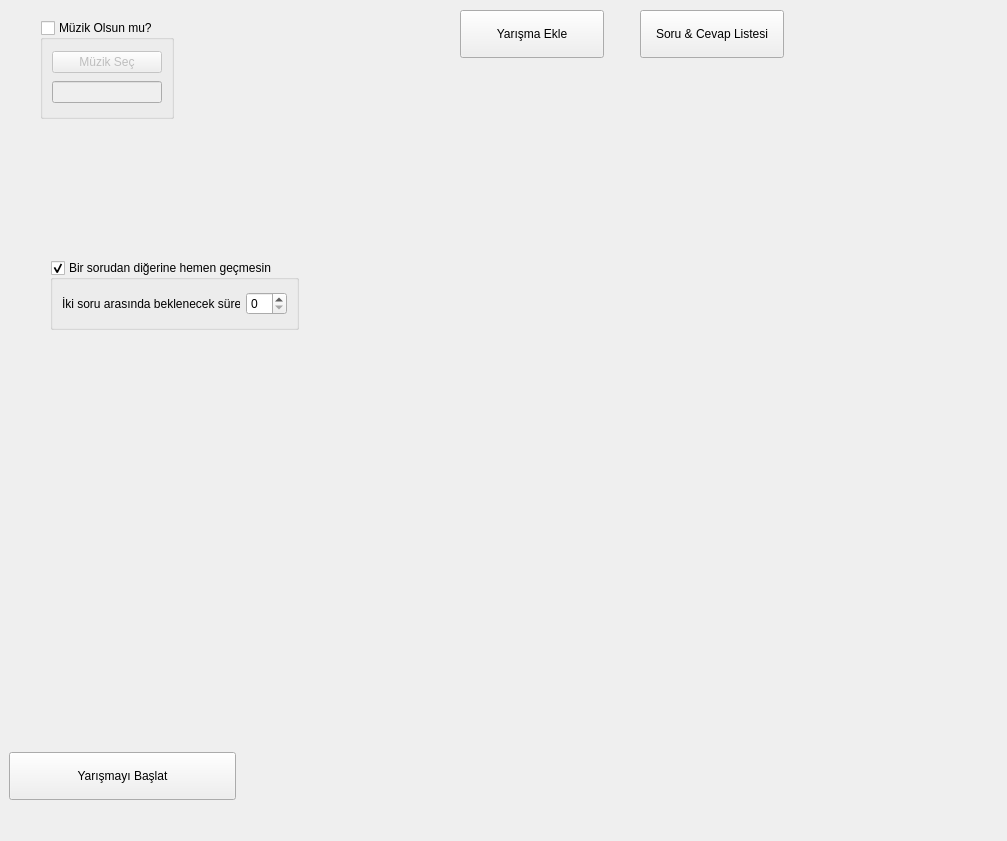
<?xml version="1.0" encoding="UTF-8"?>
<ui version="4.0">
 <class>StackedWidget</class>
 <widget class="QStackedWidget" name="StackedWidget">
  <property name="geometry">
   <rect>
    <x>0</x>
    <y>0</y>
    <width>1007</width>
    <height>841</height>
   </rect>
  </property>
  <property name="windowTitle">
   <string>Yarışma Uygulaması</string>
  </property>
  <property name="currentIndex">
   <number>0</number>
  </property>
  <widget class="QWidget" name="settingsPage">
   <property name="sizePolicy">
    <sizepolicy hsizetype="Preferred" vsizetype="Preferred">
     <horstretch>0</horstretch>
     <verstretch>0</verstretch>
    </sizepolicy>
   </property>
   <widget class="QPushButton" name="startCompetitionPushButton">
    <property name="geometry">
     <rect>
      <x>9</x>
      <y>752</y>
      <width>227</width>
      <height>48</height>
     </rect>
    </property>
    <property name="sizePolicy">
     <sizepolicy hsizetype="Minimum" vsizetype="Fixed">
      <horstretch>0</horstretch>
      <verstretch>0</verstretch>
     </sizepolicy>
    </property>
    <property name="text">
     <string>Yarışmayı Başlat</string>
    </property>
   </widget>
   <widget class="QLabel" name="musicNameLabel">
    <property name="geometry">
     <rect>
      <x>433</x>
      <y>17</y>
      <width>16</width>
      <height>34</height>
     </rect>
    </property>
    <property name="sizePolicy">
     <sizepolicy hsizetype="Preferred" vsizetype="Maximum">
      <horstretch>0</horstretch>
      <verstretch>0</verstretch>
     </sizepolicy>
    </property>
    <property name="text">
     <string/>
    </property>
   </widget>
   <widget class="QPushButton" name="addCompetitionButton">
    <property name="geometry">
     <rect>
      <x>460</x>
      <y>10</y>
      <width>144</width>
      <height>48</height>
     </rect>
    </property>
    <property name="text">
     <string>Yarışma Ekle</string>
    </property>
   </widget>
   <widget class="QPushButton" name="addQAButton">
    <property name="geometry">
     <rect>
      <x>640</x>
      <y>10</y>
      <width>144</width>
      <height>48</height>
     </rect>
    </property>
    <property name="text">
     <string>Soru &amp;&amp; Cevap Listesi</string>
    </property>
   </widget>
   <widget class="QGroupBox" name="NextQGroupBox">
    <property name="geometry">
     <rect>
      <x>50</x>
      <y>260</y>
      <width>249</width>
      <height>70</height>
     </rect>
    </property>
    <property name="title">
     <string>Bir sorudan diğerine hemen geçmesin</string>
    </property>
    <property name="checkable">
     <bool>true</bool>
    </property>
    <layout class="QHBoxLayout" name="horizontalLayout_3">
     <item>
      <layout class="QHBoxLayout" name="horizontalLayout">
       <item>
        <widget class="QLabel" name="label">
         <property name="text">
          <string>İki soru arasında beklenecek süre: </string>
         </property>
        </widget>
       </item>
       <item>
        <widget class="QSpinBox" name="spinBox">
         <property name="sizePolicy">
          <sizepolicy hsizetype="Expanding" vsizetype="Fixed">
           <horstretch>0</horstretch>
           <verstretch>0</verstretch>
          </sizepolicy>
         </property>
        </widget>
       </item>
      </layout>
     </item>
    </layout>
   </widget>
   <widget class="QGroupBox" name="musicGroupBox">
    <property name="geometry">
     <rect>
      <x>40</x>
      <y>20</y>
      <width>134</width>
      <height>99</height>
     </rect>
    </property>
    <property name="sizePolicy">
     <sizepolicy hsizetype="Minimum" vsizetype="Preferred">
      <horstretch>0</horstretch>
      <verstretch>0</verstretch>
     </sizepolicy>
    </property>
    <property name="minimumSize">
     <size>
      <width>134</width>
      <height>0</height>
     </size>
    </property>
    <property name="title">
     <string>Müzik Olsun mu?</string>
    </property>
    <property name="checkable">
     <bool>true</bool>
    </property>
    <property name="checked">
     <bool>false</bool>
    </property>
    <layout class="QHBoxLayout" name="horizontalLayout_5">
     <item>
      <layout class="QVBoxLayout" name="verticalLayout">
       <item>
        <widget class="QPushButton" name="musicSelectButton">
         <property name="text">
          <string>Müzik Seç</string>
         </property>
        </widget>
       </item>
       <item>
        <widget class="QLineEdit" name="musicLineEdit"/>
       </item>
      </layout>
     </item>
    </layout>
   </widget>
  </widget>
  <widget class="QWidget" name="competitionPage">
   <property name="sizePolicy">
    <sizepolicy hsizetype="Preferred" vsizetype="Preferred">
     <horstretch>0</horstretch>
     <verstretch>0</verstretch>
    </sizepolicy>
   </property>
   <layout class="QVBoxLayout" name="verticalLayout_3">
    <item>
     <layout class="QVBoxLayout" name="verticalLayout_2">
      <property name="sizeConstraint">
       <enum>QLayout::SetDefaultConstraint</enum>
      </property>
      <item>
       <widget class="QLCDNumber" name="lcdNumber">
        <property name="sizePolicy">
         <sizepolicy hsizetype="Minimum" vsizetype="Ignored">
          <horstretch>0</horstretch>
          <verstretch>0</verstretch>
         </sizepolicy>
        </property>
       </widget>
      </item>
      <item>
       <widget class="QLabel" name="questionLabel">
        <property name="sizePolicy">
         <sizepolicy hsizetype="Preferred" vsizetype="Ignored">
          <horstretch>0</horstretch>
          <verstretch>0</verstretch>
         </sizepolicy>
        </property>
        <property name="font">
         <font>
          <family>Comic Sans MS</family>
          <pointsize>20</pointsize>
         </font>
        </property>
        <property name="text">
         <string/>
        </property>
        <property name="textFormat">
         <enum>Qt::AutoText</enum>
        </property>
        <property name="wordWrap">
         <bool>true</bool>
        </property>
        <property name="buddy">
         <cstring></cstring>
        </property>
       </widget>
      </item>
      <item>
       <layout class="QHBoxLayout" name="horizontalLayout_2">
        <item>
         <widget class="QPushButton" name="continuePausePushButton">
          <property name="text">
           <string>Devam Ettir / Duraklat</string>
          </property>
         </widget>
        </item>
        <item>
         <widget class="QPushButton" name="nextQuestionPushButton">
          <property name="enabled">
           <bool>false</bool>
          </property>
          <property name="text">
           <string>Sonraki Soru</string>
          </property>
          <property name="checkable">
           <bool>false</bool>
          </property>
         </widget>
        </item>
        <item>
         <widget class="QPushButton" name="settingsPushButton">
          <property name="text">
           <string>Ayarlara Dön</string>
          </property>
         </widget>
        </item>
        <item>
         <widget class="QPushButton" name="finishCompetitionPushButton">
          <property name="text">
           <string>Yarışmayı Bitir</string>
          </property>
         </widget>
        </item>
       </layout>
      </item>
     </layout>
    </item>
   </layout>
  </widget>
 </widget>
 <resources/>
 <connections/>
 <slots>
  <slot>on_NextQuestionImmediately(bool)</slot>
 </slots>
</ui>
